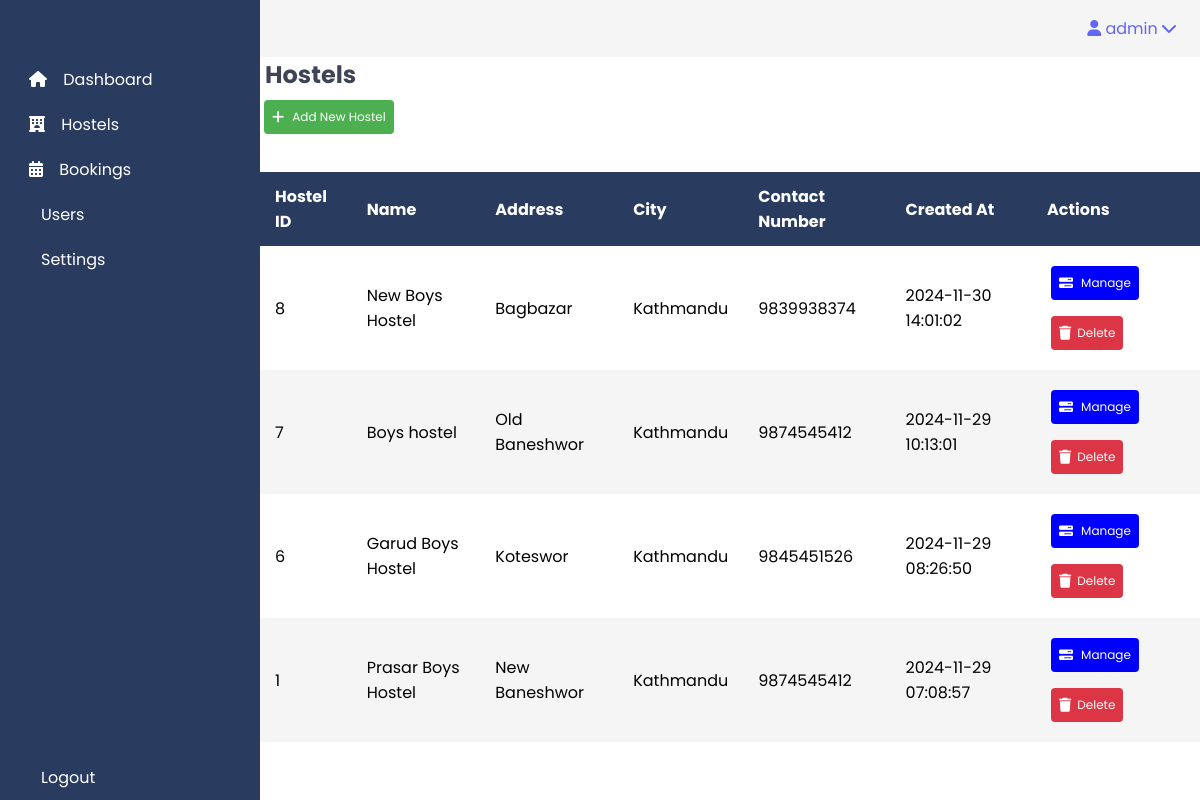
Screenshot of /admin/view_hostels.php (signed in) with the database file from the repository.
### tables this page shows
CREATE TABLE `hostels` (
  `HostelID` int(11) NOT NULL,
  `Name` varchar(100) NOT NULL,
  `Address` varchar(255) NOT NULL,
  `City` varchar(50) DEFAULT NULL,
  `Description` text DEFAULT NULL,
  `ContactNumber` varchar(15) DEFAULT NULL,
  `AdminID` int(11) DEFAULT NULL,
  `CreatedAt` timestamp NOT NULL DEFAULT current_timestamp(),
  `TotalRooms` int(11) DEFAULT 0,
  `AvailableRooms` int(11) DEFAULT 0
);

### admin/view_hostels.php (the view, shortened to what this page needs)
<?php
require_once('../includes/db_connection.php');
$query = "SELECT * FROM hostels ORDER BY CreatedAt DESC";
$result = $conn->query($query);
?>
<!DOCTYPE html>
<html lang="en">
<head>
    <link href="https://cdn.lineicons.com/4.0/lineicons.css" rel="stylesheet" />
    <link rel="stylesheet" href="https://cdnjs.cloudflare.com/ajax/libs/font-awesome/6.0.0/css/all.min.css">
    <link rel="stylesheet" href="../assets/css/admin.css">
</head>
<body>
    <div class="container">
        <?php include 'sidebar.php'; ?>
        <div class="main">
            <?php include 'navbar.php'; ?>
            <h2>Hostels</h2>
            <a href="add_hostel.php" class="btn btn-primary">
                <i class="fas fa-plus"></i> Add New Hostel
            </a>
            <div style="overflow-x:auto;">
                <table id="posts">
                    <thead>
                        <tr>
                            <th>Hostel ID</th>
                            <th>Name</th>
                            <th>Address</th>
                            <th>City</th>
                            <th>Contact Number</th>
                            <th>Created At</th>
                            <th>Actions</th>
                        </tr>
                    </thead>
                    <tbody>
                        <?php
                        if ($result->num_rows > 0) {
                            while ($row = $result->fetch_assoc()) {
                                echo "<tr>";
                                echo "<td>" . htmlspecialchars($row['HostelID']) . "</td>";
                                echo "<td>" . htmlspecialchars($row['Name']) . "</td>";
                                echo "<td>" . htmlspecialchars($row['Address']) . "</td>";
                                echo "<td>" . htmlspecialchars($row['City']) . "</td>";
                                echo "<td>" . htmlspecialchars($row['ContactNumber']) . "</td>";
                                echo "<td>" . htmlspecialchars($row['CreatedAt']) . "</td>";
                                echo "<td>
                                    <a href='manage_hostels.php?id=" . $row['HostelID'] . "' class='btn btn-primary'style='background-color: blue;'>
                                         <i class='fa-solid fa-bars-progress'></i> Manage
                                    </a>
                                    <a href='view_hostels.php?action=delete&id=".$row['HostelID']."' class='btn btn-secondary' style='background-color: #dc3545;' onclick='return confirm(\"Are you sure you want to delete this hostel?\");'>
                                        <i class='fas fa-trash'></i> Delete
                                    </a>
                                </td>";
                                echo "</tr>";
                            }
                        } else {
                            echo "<tr><td colspan='7' class='text-center'>No hostels found.</td></tr>";
                        }
                        ?>
                    </tbody>
                </table>
            </div>
</body>
</html>

### assets/css/admin.css (style rules this page uses)
a { text-decoration: none; color: #6366f1; }
h2 { margin-left: 5px; color: #3e4455; }
body { font-family: "Poppins", sans-serif; }
.container { display: flex; }
.main { display: flex; flex-direction: column; min-height: 100vh; width: 100%; overflow: hidden; }
#posts { border-collapse: collapse; margin: 30px auto; width: 100%; }
#posts thead tr { color: #fff; text-align: left; background-color: #293b5f; }
#posts th, #posts td { padding: 12px 15px; }
#posts tbody tr:nth-of-type(2n) { background-color: #f5f5f5; }
.btn-primary { background-color: #4caf50; color: white; padding: 8px 8px; border: none; border-radius: 4px; cursor: pointer; font-size: 12px; margin: 8px 4px; display: inline-flex; align-items: center; gap: 8px; text-decoration: none; transition: background-color 0.3s ease; width: fit-content; }
.btn-primary i { font-size: 14px; }
.btn-secondary { background-color: #6c757d; color: white; padding: 8px 8px; border: none; border-radius: 4px; cursor: pointer; font-size: 12px; margin: 8px 4px; display: inline-flex; align-items: center; gap: 6px; text-decoration: none; transition: background-color 0.3s ease; width: fit-content; }
.btn-secondary i { font-size: 14px; }

### rows the page displays
hostels: HostelID "8", Name "New Boys Hostel", Address "Bagbazar", City "Kathmandu", ContactNumber "9839938374", CreatedAt "2024-11-30 14:01:02"
hostels: HostelID "7", Name "Boys hostel", Address "Old Baneshwor", City "Kathmandu", ContactNumber "9874545412", CreatedAt "2024-11-29 10:13:01"
hostels: HostelID "6", Name "Garud Boys Hostel", Address "Koteswor", City "Kathmandu", ContactNumber "9845451526", CreatedAt "2024-11-29 08:26:50"
hostels: HostelID "1", Name "Prasar Boys Hostel", Address "New Baneshwor", City "Kathmandu", ContactNumber "9874545412", CreatedAt "2024-11-29 07:08:57"

### other values shown
$_SESSION['username'] "admin"
